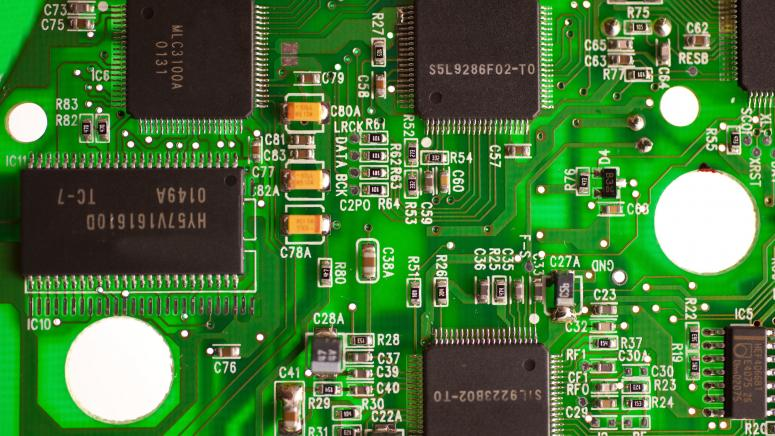
#> input picture BT02/img/circuit.jpg, 775 x 436 px
$ python Cau2.py
#> lines starting #> are read from the running program, lines starting #| are printed output that depends on the picture; after the words box and inside, x2 and y2 are one past the last pixel; in counts of white or black regions, pixels touching at a corner belong together
# -*- coding: utf-8 -*-
"""
Created on Sat Mar 26 08:51:18 2022

@author: ngomi
"""

import cv2
import numpy as np
import matplotlib.pyplot as plt
from scipy.ndimage import convolve
plt.rcParams.update({'font.size': 5})
def Conv(img,k):
    Input=np.array(img,dtype='single')
    if Input.ndim >2:
        Out=np.zeros_like(Input)
        for i in range(3):
            Out[:,:,i]=np.convolve(Input[:,:,i],k)
    else:
        Out=convolve(Input,k)
    return Out

#%% Sobel
img = cv2.imread('img/circuit.jpg', cv2.IMREAD_GRAYSCALE)
#> img: shape (436, 775); min 0, max 255, mean 97.3
ky=np.array([[-1.0,-2,-1],[0,0,0],[1,2,1]])
kx=np.transpose(ky)
Gx=Conv(img,kx)
Gy=Conv(img,ky)
Gm=np.sqrt(Gx**2+Gy**2)
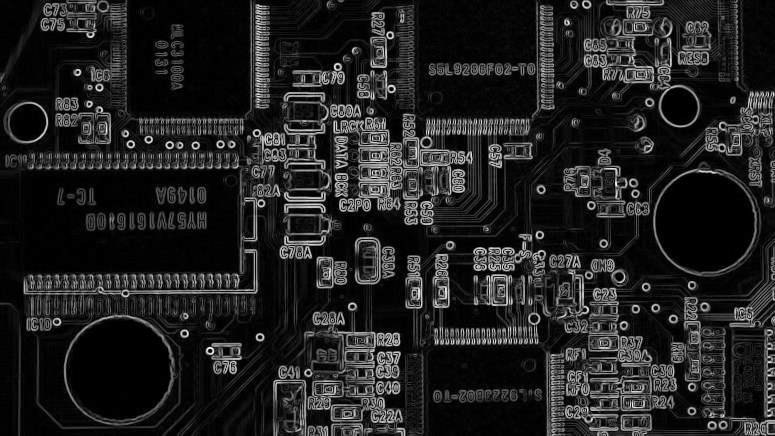
#> Gm: shape (436, 775) float32; min 0, max 856.5, mean 113.2; drawn with min black and max white

plt.figure(dpi=300)
subf=plt.subplot(2,2,1); subf.set_title("Orignal image")
plt.imshow(img,cmap='gray'); plt.axis('off') ;
subf=plt.subplot(2,2,2); subf.set_title("Gx")
plt.imshow(Gx,cmap='gray'); plt.axis('off')
subf=plt.subplot(2,2,3); subf.set_title("Gy")
plt.imshow(Gy,cmap='gray'); plt.axis('off')
subf=plt.subplot(2,2,4); subf.set_title("Sobel filter")
plt.imshow(Gm,cmap='gray'); plt.axis('off')
plt.show()

Out=Gm>130
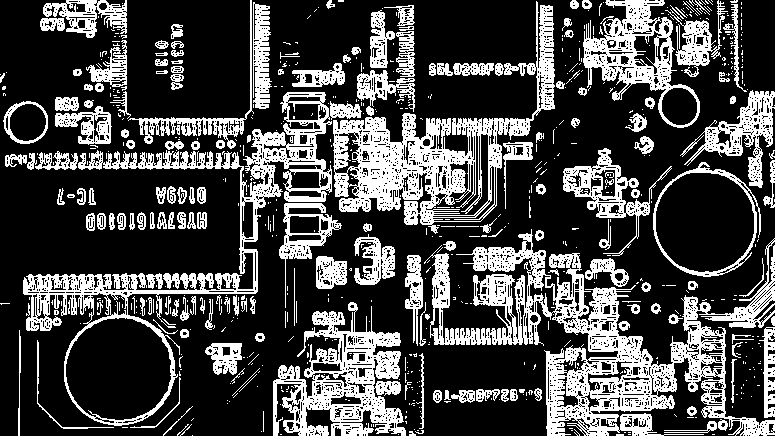
#> Out: shape (436, 775) bool; 28.5% white; 717 white regions (534 under 20 px), largest, box (x1, y1, x2, y2) and area: (424, 229, 775, 436) 20598, (333, 1, 555, 234) 12629, (23, 92, 332, 426) 12166
plt.figure(dpi=300)
plt.imshow(Out,cmap='gray'); plt.axis('off')
plt.title("Egde filter"); plt.show()

#%% Laplacian
scale = 0.3 # percent of original size
width = int(img.shape[1] * scale)
#> width = 232
height = int(img.shape[0] * scale)
#> height = 130
dim = (width, height)
#> dim = (232, 130)
# resize image
img = cv2.resize(img, dim, interpolation = cv2.INTER_AREA)
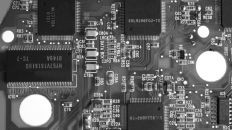
#> img: shape (130, 232); min 10, max 255, mean 97.3

ksize = (11,11)
img = cv2.blur(img, ksize, cv2.BORDER_DEFAULT)
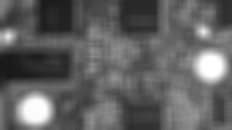
#> img: shape (130, 232); min 24, max 255, mean 97.3
plt.figure(dpi=300)
subf=plt.subplot(2,2,1); subf.set_title("Orignal image")
plt.imshow(img,cmap='gray'); plt.axis('off') ;
# Tạo các kernal k1 4 hướng và k2 8 hướng
k1=np.array([[0,1,0],[1,-4,1],[0,1,0]])
k2=np.array([[1,1,1],[1,-8,1],[1,1,1]])

L1=Conv(img,k1)
#> in Conv (call 3), `Out=convolve(Input,k)`:
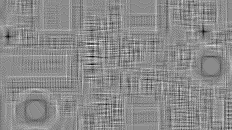
#> Out: shape (130, 232) float32; min -24, max 20, mean 0; drawn with min black and max white
subf=plt.subplot(2,2,2); subf.set_title("Laplacian with k1")
plt.imshow(L1,cmap='gray'); plt.axis('off')

L2=Conv(img,-k1)+img
#> in Conv (call 4), `Out=convolve(Input,k)`:
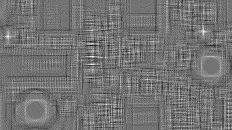
#> Out: shape (130, 232) float32; min -20, max 24, mean 0; drawn with min black and max white
subf=plt.subplot(2,2,3); subf.set_title("sharpening (Laplacian neg kernel)")
plt.imshow(L2,cmap='gray'); plt.axis('off') ;

L3=Conv(img,k2)+img
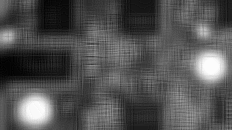
#> L3: shape (130, 232) float32; min 21, max 257, mean 97.3; drawn with min black and max white
subf=plt.subplot(2,2,4); subf.set_title("sharpening (Laplacian k2)")
plt.imshow(L3,cmap='gray'); plt.axis('off') ;
